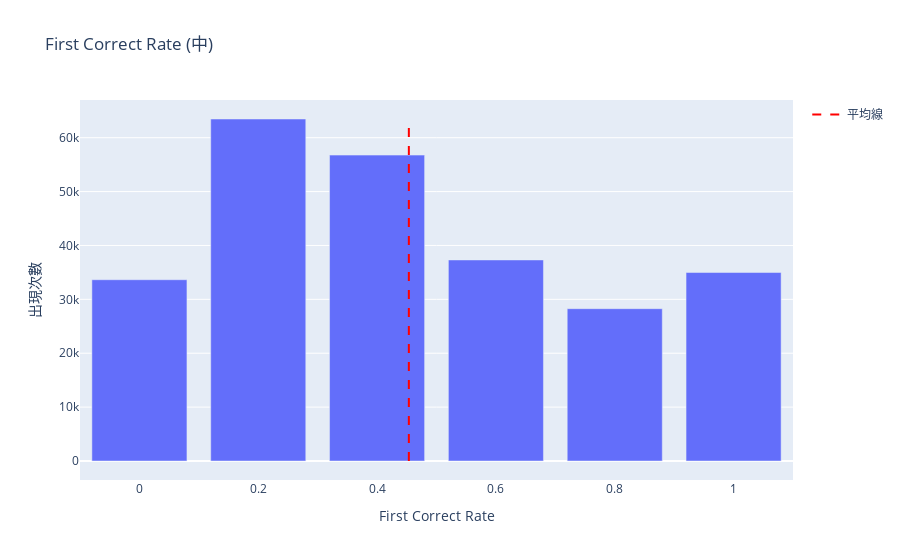

Notebook cell for this chart:
### Code cell
import plotly.express as px
import plotly.graph_objects as go

# 計算 first_correct_rate 每個值的出現次數
rate_counts = df_mid['first_correct_rate'].value_counts().reset_index()
rate_counts.columns = ['first_correct_rate', 'count']

# 按 first_correct_rate 數值排序
rate_counts = rate_counts.sort_values(by='first_correct_rate')

# 計算 first_correct_rate 的平均值
mean_rate = df_mid['first_correct_rate'].mean()
mean_rate_mid = mean_rate
# 繪製長條圖
fig = px.bar(rate_counts, x='first_correct_rate', y='count', 
             title="First Correct Rate (中)", 
             labels={'first_correct_rate': 'First Correct Rate', 'count': '出現次數'})

# 加入平均線
fig.add_trace(go.Scatter(x=[mean_rate, mean_rate], y=[0, rate_counts['count'].max()],
                         mode="lines",
                         name="平均線",
                         line=dict(color="red", dash="dash")))

# 更新圖表的標籤
fig.update_layout(yaxis_title="出現次數", xaxis_title="First Correct Rate")
fig.show()

### Figure 1 — Plotly figure (JSON) as saved in the notebook; plotly's stock layout.template omitted (floating-point values rounded to 4 significant figures)
{"data": [{"alignmentgroup": "True", "hovertemplate": "First Correct Rate=%{x}<br>出現次數=%{y}<extra></extra>", "legendgroup": "", "marker": {"color": "#636efa", "pattern": {"shape": ""}}, "name": "", "offsetgroup": "", "orientation": "v", "showlegend": false, "textposition": "auto", "type": "bar", "x": [0, 0.2, 0.4, 0.6, 0.8, 1], "xaxis": "x", "y": [33641, 63468, 56768, 37312, 28266, 34977], "yaxis": "y"}, {"line": {"color": "red", "dash": "dash"}, "mode": "lines", "name": "平均線", "type": "scatter", "x": [0.4535, 0.4535], "y": [0, 63468]}], "layout": {"barmode": "relative", "legend": {"tracegroupgap": 0}, "title": {"text": "First Correct Rate (中)"}, "xaxis": {"anchor": "y", "domain": [0, 1], "title": {"text": "First Correct Rate"}}, "yaxis": {"anchor": "x", "domain": [0, 1], "title": {"text": "出現次數"}}}}
